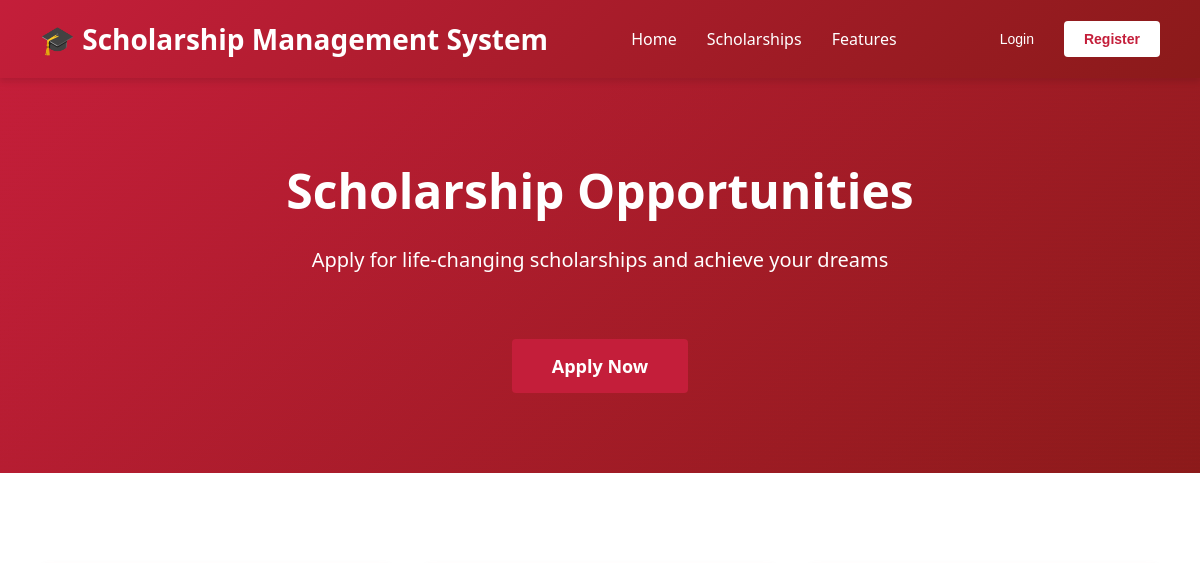
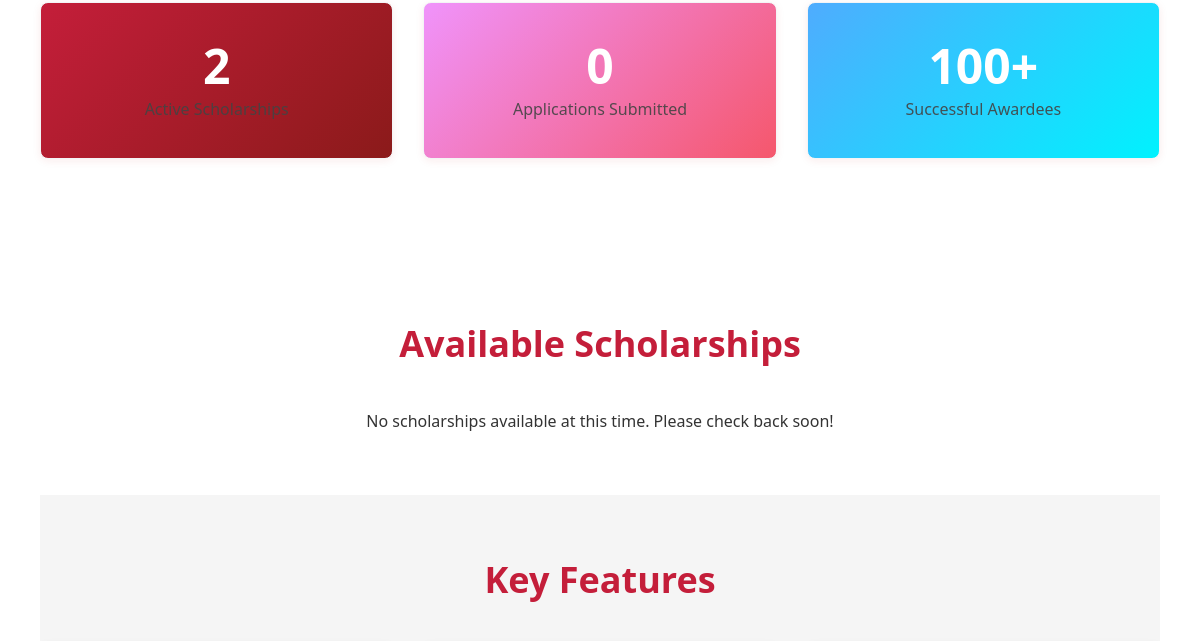
Before: / (upper part) with the older database file (2 pictures, top to bottom).
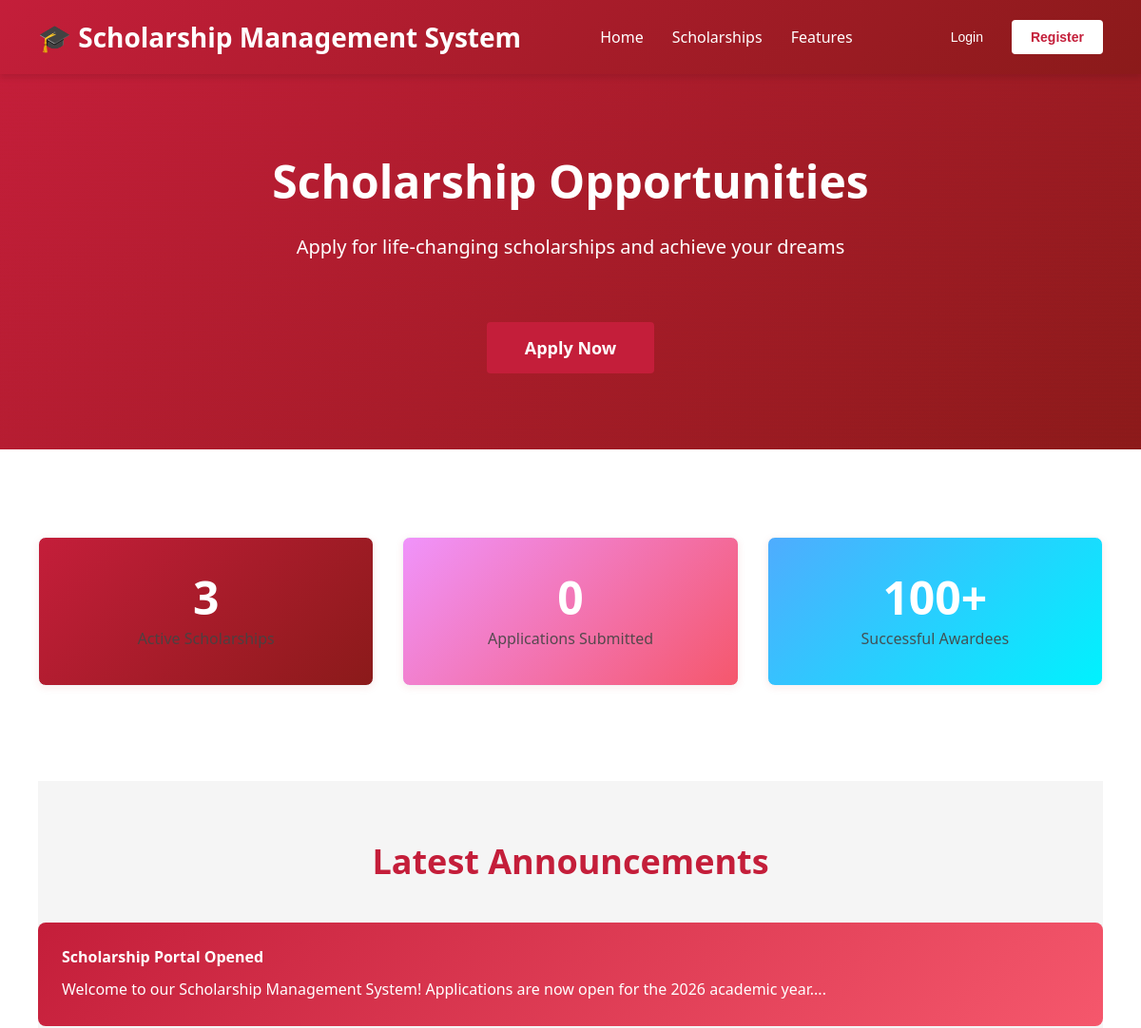
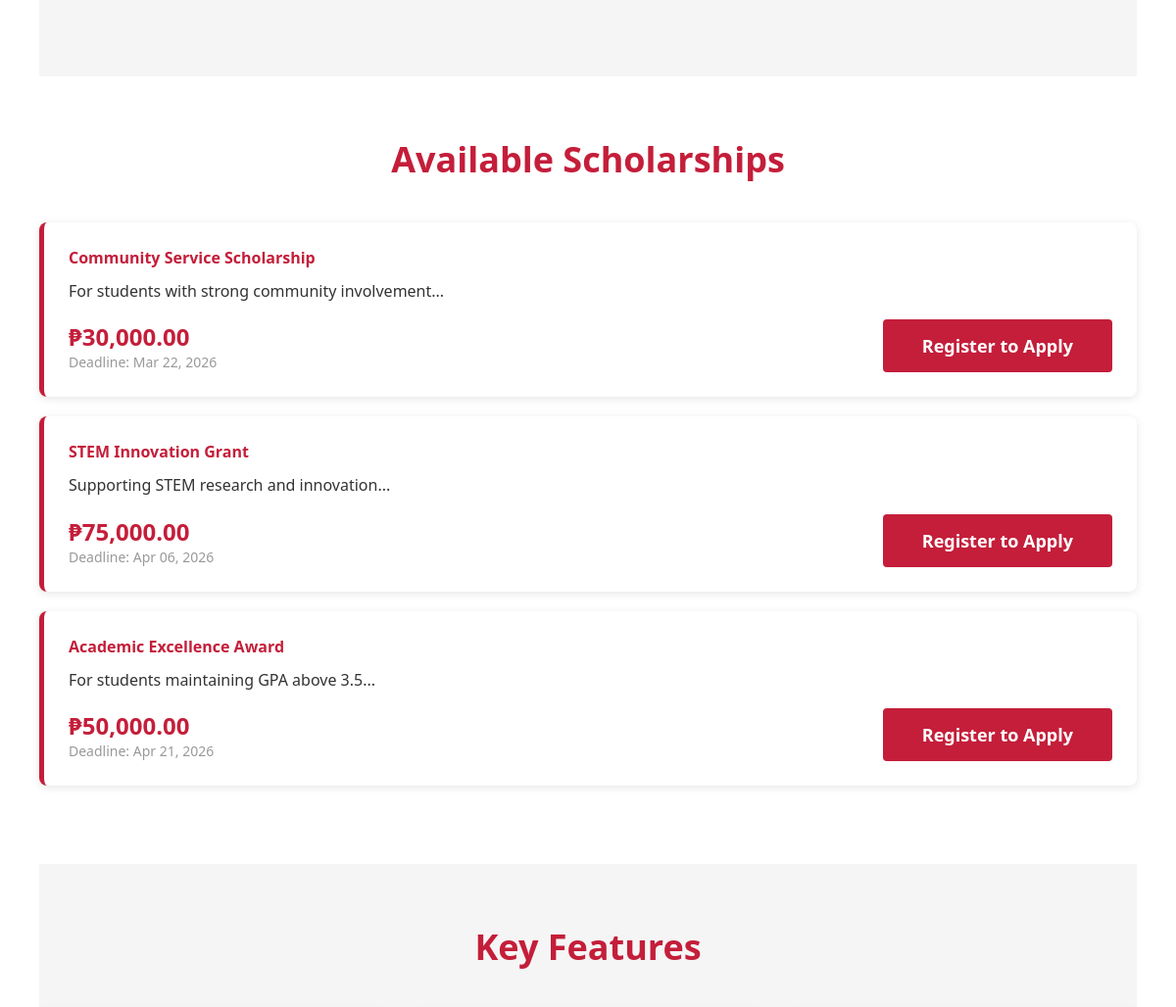
After: the same page with the newer database file (2 pictures, top to bottom).
### tables this page shows
CREATE TABLE IF NOT EXISTS announcements (
  id INT AUTO_INCREMENT PRIMARY KEY,
  title VARCHAR(255) NOT NULL,
  message TEXT NOT NULL,
  type ENUM('info','success','warning','urgent') DEFAULT 'info',
  created_by INT NOT NULL,
  published TINYINT(1) DEFAULT 1,
  published_at DATETIME DEFAULT CURRENT_TIMESTAMP,
  expires_at DATETIME,
  created_at DATETIME DEFAULT CURRENT_TIMESTAMP,
  FOREIGN KEY (created_by) REFERENCES users(id) ON DELETE CASCADE,
  INDEX idx_published (published),
  INDEX idx_created_at (created_at)
);

CREATE TABLE IF NOT EXISTS scholarships (
  id INT AUTO_INCREMENT PRIMARY KEY,
  title VARCHAR(255) NOT NULL,
  description TEXT,
  organization VARCHAR(150),
  requirements TEXT,
  amount DECIMAL(12,2),
  deadline DATE,
  status ENUM('open','closed','cancelled') DEFAULT 'open',
  created_by INT,
  created_at DATETIME DEFAULT CURRENT_TIMESTAMP,
  updated_at DATETIME DEFAULT CURRENT_TIMESTAMP ON UPDATE CURRENT_TIMESTAMP,
  UNIQUE KEY unique_scholarship (title, organization, deadline),
  FOREIGN KEY (created_by) REFERENCES users(id) ON DELETE SET NULL,
  INDEX idx_status (status),
  INDEX idx_deadline (deadline),
  INDEX idx_created_at (created_at)
);

### helpers/SecurityHelper.php (called while the page is built, shortened)
<?php
function sanitizeString($string) {
    return htmlspecialchars(trim($string), ENT_QUOTES, 'UTF-8');
}
function isLoggedIn() {
    return isset($_SESSION['user_id']) && !empty($_SESSION['user_id']);
}

### index.php (the view, shortened to what this page needs)
<?php
require_once __DIR__ . '/helpers/SecurityHelper.php';
$pdo = getPDO();
$stmt = $pdo->query("
    SELECT * FROM scholarships
    WHERE status = 'open' AND deadline > NOW()
    ORDER BY deadline ASC
    LIMIT 10
");
$scholarships = $stmt->fetchAll(PDO::FETCH_ASSOC) ?: [];
$stmt = $pdo->query("
    SELECT * FROM announcements
    WHERE published = 1 AND (expires_at IS NULL OR expires_at > NOW())
    ORDER BY published_at DESC
    LIMIT 3
");
$announcements = $stmt->fetchAll(PDO::FETCH_ASSOC) ?: [];
$totalApps = $pdo->query("SELECT COUNT(*) FROM applications")->fetchColumn() ?: 0;
$totalScholarships = $pdo->query("SELECT COUNT(*) FROM scholarships WHERE status = 'open'")->fetchColumn() ?: 0;
?>
<!DOCTYPE html>
<html lang="en">
<head>
  <link rel="stylesheet" href="assets/style.css">
</head>
<body>
<nav class="navbar">
  <div class="navbar-logo">🎓 Scholarship Management System</div>
  <div class="navbar-nav">
    <a href="#home">Home</a>
    <a href="#scholarships">Scholarships</a>
    <a href="#features">Features</a>
  </div>
  <div class="navbar-buttons">
    <?php if (isLoggedIn()): ?>
      <button class="login" onclick="window.location.href='member/dashboard_new.php'" style="background: white; color: #667eea;">Dashboard</button>
      <button class="register" onclick="window.location.href='auth/logout.php'" style="background: #f56565; color: white;">Logout</button>
    <?php else: ?>
      <button class="login" onclick="window.location.href='auth/login.php'">Login</button>
      <button class="register" onclick="window.location.href='auth/register.php'">Register</button>
    <?php endif; ?>
  </div>
</nav>
<section id="home" class="hero">
  <h1>Scholarship Opportunities</h1>
  <p>Apply for life-changing scholarships and achieve your dreams</p>
  <?php if (!isLoggedIn()): ?>
    <button class="primary-btn" onclick="window.location.href='auth/register.php'">Apply Now</button>
  <?php else: ?>
    <button class="primary-btn" onclick="window.location.href='member/apply_scholarship_new.php'">Explore & Apply</button>
  <?php endif; ?>
</section>
<div class="container">
  <div class="section">
    <div class="stats-grid">
      <div class="stat-card">
        <div class="number"><?= $totalScholarships ?></div>
        <div class="label">Active Scholarships</div>
      </div>
      <div class="stat-card" style="background: linear-gradient(135deg, #f093fb 0%, #f5576c 100%);">
        <div class="number"><?= $totalApps ?></div>
        <div class="label">Applications Submitted</div>
      </div>
      <div class="stat-card" style="background: linear-gradient(135deg, #4facfe 0%, #00f2fe 100%);">
        <div class="number">100+</div>
        <div class="label">Successful Awardees</div>
      </div>
    </div>
  </div>
  <?php if (!empty($announcements)): ?>
    <section id="announcements" class="announcements section">
      <h2>Latest Announcements</h2>
      <?php foreach ($announcements as $ann): ?>
        <div class="announcement">
          <h4><?= sanitizeString($ann['title']) ?></h4>
          <p><?= sanitizeString(substr($ann['message'], 0, 150)) ?>...</p>
        </div>
      <?php endforeach; ?>
    </section>
  <?php endif; ?>
  <section id="scholarships" class="scholarships section">
    <h2>Available Scholarships</h2>
    <?php if (!empty($scholarships)): ?>
      <?php foreach ($scholarships as $sch): ?>
        <div class="scholarship-card">
          <h4><?= sanitizeString($sch['title']) ?></h4>
          <p><?= sanitizeString(substr($sch['description'] ?? '', 0, 150)) ?>...</p>
          <div style="display: flex; justify-content: space-between; align-items: center; margin-top: 15px;">
            <div>
              <div class="amount">₱<?= number_format($sch['amount'] ?? 0, 2) ?></div>
              <div class="deadline">Deadline: <?= date('M d, Y', strtotime($sch['deadline'])) ?></div>
            </div>
            <?php if (isLoggedIn()): ?>
              <button class="primary-btn" style="margin: 0;" onclick="window.location.href='member/apply_scholarship_new.php?id=<?= $sch['id'] ?>'">Apply</button>
            <?php else: ?>
              <button class="primary-btn" style="margin: 0;" onclick="window.location.href='auth/register.php'">Register to Apply</button>
            <?php endif; ?>
          </div>
        </div>
      <?php endforeach; ?>
    <?php else: ?>
      <p style="text-align: center;">No scholarships available at this time. Please check back soon!</p>
    <?php endif; ?>
  </section>
  <section id="features" class="features section">
    <h2>Key Features</h2>
  </section>
</div>
</body>
</html>

### assets/style.css (style rules this page uses)
.stats-grid { display: flex; gap: 2rem; margin: 2rem 0 1rem 0; flex-wrap: wrap; }
.stat-card { background: #fff; border-radius: 12px; box-shadow: 0 2px 8px rgba(185,28,28,0.08); padding: 1.5rem 2.5rem; min-width: 180px; text-align: center; border: 1px solid #f3f4f6; display: flex; flex-direction: column; align-items: center; justify-content: center; }
.stat-card .label { color: #444; font-size: 1.1rem; margin-bottom: 8px; }
h1 { font-size: 2.5rem; font-weight: 700; }
h2 { font-size: 2rem; font-weight: 600; }
p { color: var(--text-secondary); line-height: 1.7; }
.navbar { display: flex; justify-content: space-between; align-items: center; padding: 1.5rem 3rem; background: var(--surface); border-bottom: 1px solid var(--border); position: sticky; top: 0; z-index: 100; backdrop-filter: blur(10px); background: rgba(255, 255, 255, 0.95); }
.login { background: transparent; color: var(--primary); border: 1.5px solid var(--primary); }
.register { background: var(--primary); color: white; }
.hero { text-align: center; padding: 8rem 2rem; background: linear-gradient(135deg, rgba(185, 28, 28, 0.06) 0%, rgba(248, 113, 113, 0.06) 100%); position: relative; overflow: hidden; }
.hero::before { content: ''; position: absolute; top: 0; left: 0; right: 0; bottom: 0; background-image: repeating-linear-gradient( 0deg, transparent, transparent 2px, rgba(185, 28, 28, 0.04) 2px, rgba(185, 28, 28, 0.04) 4px ); pointer-events: none; }
.hero h1 { position: relative; z-index: 1; margin-bottom: 1rem; color: var(--primary); }
.hero p { position: relative; z-index: 1; font-size: 1.25rem; max-width: 600px; margin: 0 auto; color: var(--text-secondary); }
.primary-btn { margin-top: 2rem; padding: 1rem 2.5rem; font-size: 1rem; border-radius: 6px; border: none; cursor: pointer; background: var(--primary); color: white; font-weight: 600; transition: all 0.2s ease; font-family: inherit; position: relative; z-index: 1; }
.features { padding: 6rem 3rem; max-width: 1200px; margin: 0 auto; }
.features h2 { text-align: center; margin-bottom: 3rem; color: var(--primary); }

Changed rows visible on the page:
added announcements: title "Scholarship Portal Opened", message "Welcome to our Scholarship Management System! Applications are now open for the 2026 academic year."
added scholarships: title "Community Service Scholarship", description "For students with strong community involvement", amount "30,000.00", deadline "Mar 22, 2026"
now on this page (row edited): scholarships: title "STEM Innovation Grant", description "Supporting STEM research and innovation", amount "75,000.00", deadline "Apr 06, 2026"
now on this page (row edited): scholarships: title "Academic Excellence Award", description "For students maintaining GPA above 3.5", amount "50,000.00", deadline "Apr 21, 2026"
Other visible differences:
$totalScholarships: "2" → "3"
text no longer shown: "No scholarships available at this time. Please check back soon!"
text now shown: "Latest Announcements"
